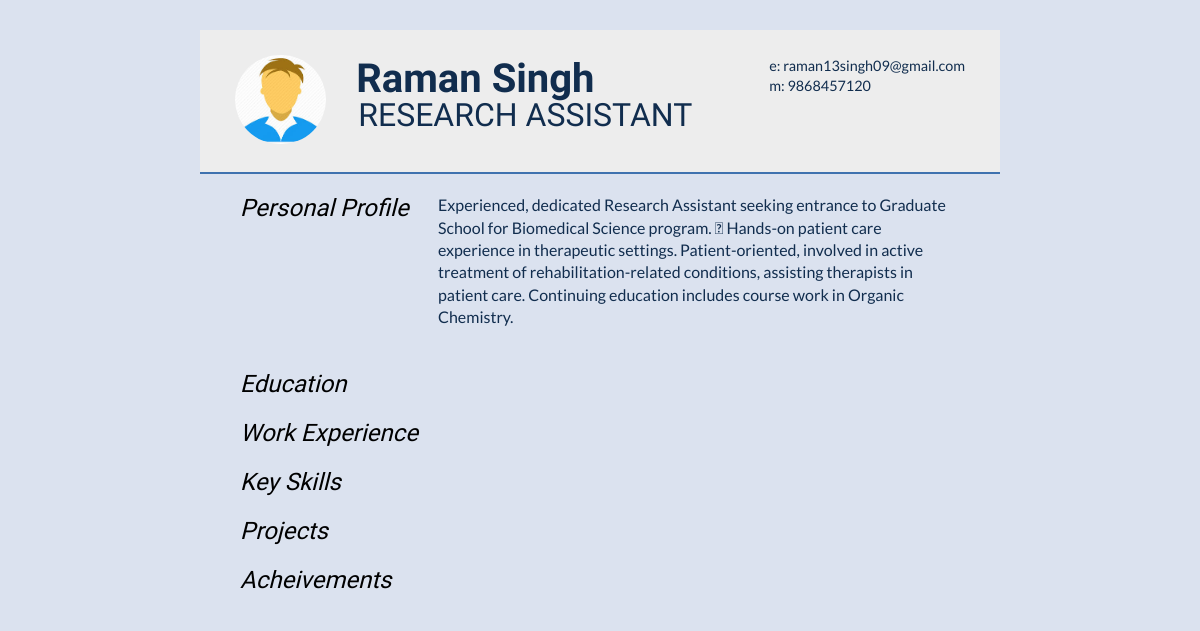
Page /resume (signed in) on the committed database.
### resume/models.py (models this page shows)
class userdetails(db.Model):
    id = db.Column(db.Integer, primary_key=True)
    name = db.Column(db.String(20),nullable=False)
    email = db.Column(db.String(120),nullable=False)
    designation = db.Column(db.String(120),nullable=False)
    phoneno =  db.Column(db.String(15),nullable=False)
    profile = db.Column(db.Text,nullable=False)
    user_id= db.Column(db.Integer,db.ForeignKey('user.id'),nullable=False)

### resume/routes.py (the view)
@app.route("/resume",methods=["GET","POST"])
@login_required
def resumeview():
    edu = education.query.filter_by(edu=current_user).all()
    exp = experience.query.filter_by(exp=current_user).all()
    pro = projects.query.filter_by(pro=current_user).all()
    usr = userdetails.query.filter_by(details=current_user).first()
    skillsadded = skills.query.filter_by(skill=current_user).all()
    achmade = achievements.query.filter_by(ach=current_user).all()
    image_file = url_for('static',filename='profiles/'+ current_user.image_file)
    return render_template("resume.html",edu=edu,exp=exp,pro=pro,usr=usr,sk=skillsadded,achmade=achmade,image_file=image_file)

### resume/models.py (called while the page is built)
@login_manager.user_loader
def load_user(id):
    return user.query.get(int(id))

### resume/templates/resume.html (shortened to what this page needs)
<!DOCTYPE html>
<html>
<head>
<link type="text/css" rel="stylesheet" href="../static/resume.css">
</head>
<body id="top">
<div id="cv" class="instaFade">
	<div class="mainDetails">
		<div id="headshot" class="quickFade">
			<img src="{{ image_file }}" alt="{{ usr.name }}" />
		</div>
		<div id="name">
			<h1 class="quickFade delayTwo">{{ usr.name }}</h1>
			 <h2 class="quickFade delayThree"> {{  usr.designation }} </h2>
		</div>
		<div id="contactDetails" class="quickFade delayFour">
			<ul>
				<li>e: <a href="#" target="_blank"> {{ usr.email }}</a></li>
				<li>m: {{ usr.phoneno }}</li>
			</ul>
		</div>
	</div>
	<div id="mainArea" class="quickFade delayFive">
		<section>
			<article>
				<div class="sectionTitle">
					<h1>Personal Profile</h1>
				</div>
				<div class="sectionContent">
					<p> {{ usr.profile }}</p>
				</div>
			</article>
		</section>
		<section>
			<div class="sectionTitle">
				<h1>Education</h1>
			</div>
		</section>
		<section>
			<div class="sectionTitle">
				<h1>Work Experience</h1>
			</div>
		</section>
		<section>
			<div class="sectionTitle">
				<h1>Key Skills</h1>
			</div>
			<div class="sectionContent">
			</div>
		</section>
		<section>
			<div class="sectionTitle">
					<h1>Projects</h1>
			</div>
		</section>
		<section>
			<div class="sectionTitle">
					<h1>Acheivements</h1>
			</div>
		</section>
	</div>
</div>
</body>
</html>

### resume/static/resume.css (style rules this page uses)
html, body, div, span, object, iframe, h1, h2, h3, h4, h5, h6, p, blockquote, pre, abbr, address, cite, code, del, dfn, em, img, ins, kbd, q, samp, small, strong, sub, sup, var, b, i, dl, dt, dd, ol, ul, li, fieldset, form, label, legend, table, caption, tbody, tfoot, thead, tr, th, td, article, aside, canvas, details, figcaption, figure, footer, header, hgroup, menu, nav, section, summary, time, mark, audio, video { border: 0; font: inherit; font-size: 100%; margin: 0; padding: 0; vertical-align: baseline; height: auto; }
article, aside, details, figcaption, figure, footer, header, hgroup, menu, nav, section { display: block; }
html, body { background: #dbe2ef; font-family: 'Lato', helvetica, arial, sans-serif; font-size: 16px; color: #112d4e; }
p { font-size: 1em; line-height: 1.4em; margin-bottom: 20px; color: #112d4e; }
#cv { width: 100%; max-width: 800px; background: #dbe2ef; margin: 30px auto; height: auto; }
.mainDetails { padding: 25px 35px; border-bottom: 2px solid #3f72af; background: #ededed; }
#name h1 { font-size: 2.5em; font-weight: 700; font-family: 'Rokkitt', Helvetica, Arial, sans-serif; margin-bottom: -6px; }
#name h2 { font-size: 2em; margin-left: 2px; font-family: 'Rokkitt', Helvetica, Arial, sans-serif; }
#mainArea { padding: 0 40px; }
#headshot { width: 12.5%; float: left; margin-right: 30px; }
#headshot img { width: 100%; height: auto; -webkit-border-radius: 50px; border-radius: 50px; }
#name { float: left; }
#contactDetails { float: right; }
#contactDetails ul { list-style-type: none; font-size: 0.9em; margin-top: 2px; }
#contactDetails ul li { margin-bottom: 3px; color: #112d4e; }
#contactDetails ul li a, a[href^=tel] { color: #112d4e; text-decoration: none; -webkit-transition: all .3s ease-in; -moz-transition: all .3s ease-in; -o-transition: all .3s ease-in; -ms-transition: all .3s ease-in; transition: all .3s ease-in; }
section { border-top: 1px solid #dbe2ef; padding: 20px 0 0; }
section:first-child { border-top: 0; }
section:last-child { padding: 20px 0 10px; }
.sectionTitle { float: left; width: 25%; }
.sectionContent { float: right; width: 72.5%; }
.sectionTitle h1 { font-family: 'Rokkitt', Helvetica, Arial, sans-serif; font-style: italic; font-size: 1.5em; color: black; }
.instaFade { -webkit-animation-name: reset, fade-in; -webkit-animation-duration: 0.5s; -webkit-animation-timing-function: ease-in; -moz-animation-name: reset, fade-in; -moz-animation-duration: 0.5s; -moz-animation-timing-function: ease-in; animation-name: reset, fade-in; animation-duration: 0.5s; animation-timing-function: ease-in; }
.quickFade { -webkit-animation-name: reset, fade-in; -webkit-animation-duration: 0.5s; -webkit-animation-timing-function: ease-in; -moz-animation-name: reset, fade-in; -moz-animation-duration: 0.5s; -moz-animation-timing-function: ease-in; animation-name: reset, fade-in; animation-duration: 0.5s; animation-timing-function: ease-in; }
.delayTwo { -webkit-animation-delay: 0, 1s; -moz-animation-delay: 0, 1s; animation-delay: 0, 1s; }
.delayThree { -webkit-animation-delay: 0, 0.5s; -moz-animation-delay: 0, 0.5s; animation-delay: 0, 0.5s; }
.delayFour { -webkit-animation-delay: 0, 2s; -moz-animation-delay: 0, 2s; animation-delay: 0, 2s; }
.delayFive { -webkit-animation-delay: 0, 0.5s; -moz-animation-delay: 0, 0.5s; animation-delay: 0, 0.5s; }

### rows in the picture
userdetails: name "Raman Singh", designation "RESEARCH ASSISTANT", email "raman13singh09@gmail.com", phoneno "9868457120", profile "Experienced, dedicated Research Assistant seeking entrance to Graduate School for Biomedical Science program. 􀂃 Hands-on patient care experience in therapeutic settings. Patient-oriented, involved in active treatment of rehabilitation-related conditions, assisting therapists in patient care. Continuing education includes course work in Organic Chemistry."
